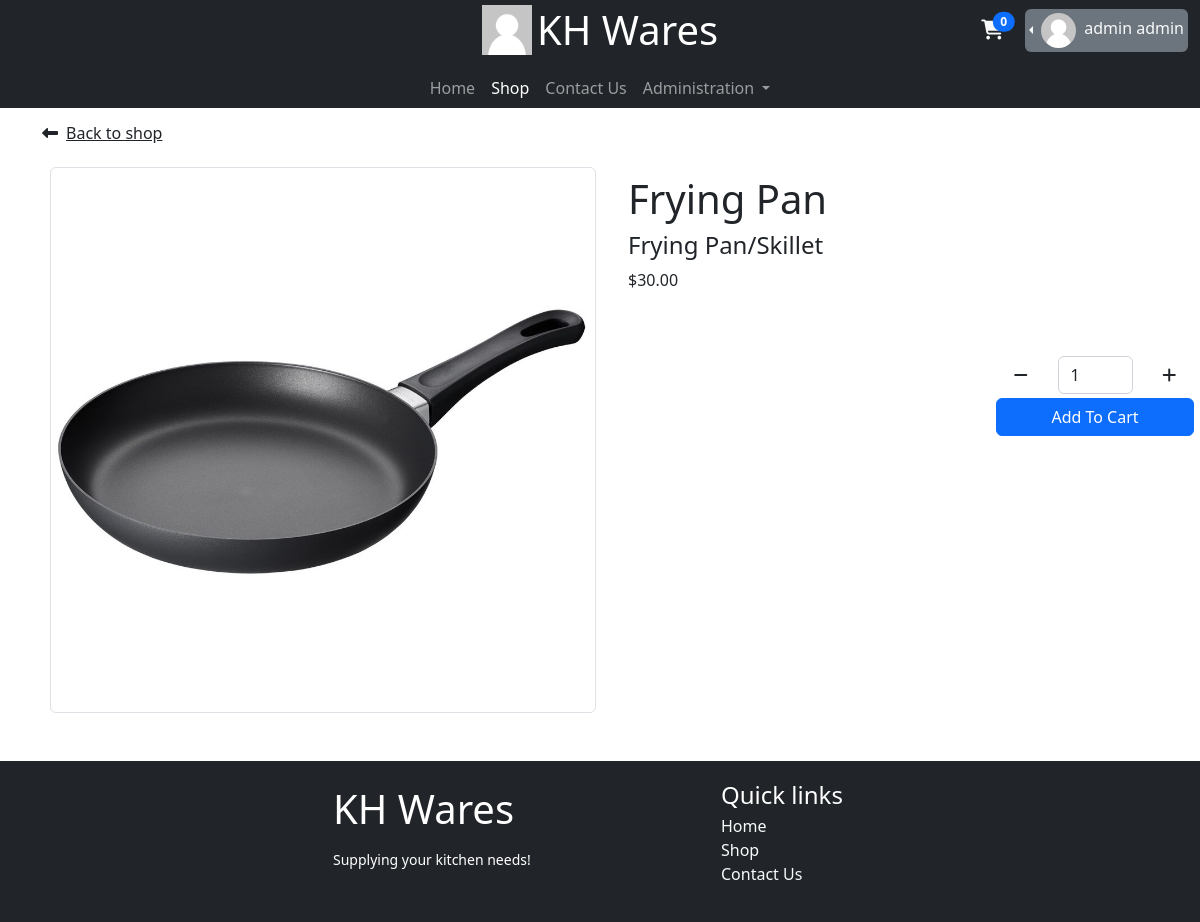
Screenshot of /Store/item/1/ (signed in) with the database file from the repository.
### database_models/UserDBModel.py (models this page shows, shortened)
class User(db.Model, UserMixin):
    id = db.Column(db.Integer, primary_key=True)
    username = db.Column(db.String, unique=True, nullable=False)
    email = db.Column(db.String, unique=True, nullable=False)
    password = db.Column(db.String, nullable=False)
    role = db.Column(db.Integer, default=0)  # 0 - User, 1 - Employee, 2 - Admin
    cart = db.relationship("Cart", backref="user", uselist=False)
    order = db.relationship("Order", backref="user")
    f_name = db.Column(db.String, nullable=False)
    l_name = db.Column(db.String, nullable=False)
    reset_token = db.Column(db.String)
    profile_pic = db.Column(db.String, default="default.png")
    date_created = db.Column(db.DateTime(), default=func.now())
    totp_secret = db.Column(db.String)

### database_models/CartDBModel.py (models this page shows)
class Item(db.Model):
    id = db.Column(db.Integer, primary_key=True)
    cart_items = db.relationship("Cart_Item",backref="item")
    orders = db.relationship("Order_Item",backref="item")
    name = db.Column(db.String,nullable=False)
    price = db.Column(db.Float,nullable=False)
    description = db.Column(db.String)
    quantity = db.Column(db.Integer, nullable=False, default=0)
    images = db.Column(db.PickleType,default=[])
    category = db.Column(db.String)

### routes/store.py (the view)
@blueprint.route("/Store/item/<id>/")
def itempage(id):
    item = Item.query.filter_by(id=id).first()
    if item:
        return render_template("inventory/itempage.html", item=item)
    else:
        helper_functions.flash_error("Item does not exist")
        return redirect(url_for("Store.displayitem"))

### app.py (called while the page is built)
@login_manager.user_loader
def user_loader(id):
    user = User.query.filter_by(id=id).first()
    return user

### templates/inventory/itempage.html (shortened to what this page needs)
{% extends 'base.html' %}
{% set active_page = "Shop" %}
{% block main %}
<div class="container">
	<div>
		<h6 class="my-3	"><a href="{{ url_for('Store.displayitem') }}" class="text-body">
			<i class="fas fa-long-arrow-alt-left me-2"></i>Back to shop</a>
		</h6>
	</div>
	<div class="row mb-5">
		<div class="col-xl-6 col-lg-12">
			<img src="{{ url_for('static', filename='items/' + item.images[0] )}}" alt=""
				class="rounded d-block mt-2 ms-2 img-fluid img-thumbnail">
		</div>
		<div class="col-xl-6 col-lg-12 position-relative">
            <div class="mt-3 ms-3">
                <h1>{{ item.name }}</h1>
                <h4>{{ item.description }}</h4>
                <p>{{ "$%.2f"|format(item.price) }}</p>
            </div>
			<form action="{{ url_for('cart.add_to_cart',id=item.id) }}" method="post" class="position-absolute bottom-50 w-100">
				<div class="row justify-content-end">
					<div class="col-1 text-center px-0">
						<button class="btn" type="button"><i class="fa-solid fa-minus" onclick="(function(){document.querySelector('#item-quantity').stepDown();})()"></i></button>
					</div>
					<div class="col-2 text-center">
						<input type="number" readonly class="float-end form-control w-100" min="1" max="99" value="1" name="quantity" id="item-quantity">
					</div>
					<div class="col-1 text-center px-0">
						<button class="btn" type="button" onclick="(function() { document.querySelector('#item-quantity').stepUp(); document.querySelector('#item-quantity').stepUp() })()"><i class="fa-solid fa-plus"></i></button>
					</div>
				</div>
				<div class="row justify-content-end mt-1">
					<div class="col-4 px-0">
						<button type="submit" class="btn btn-primary float-end w-100 px-0 add-to-cart" value="{{ item.id }}">Add To Cart</button>
					</div>
				</div>
			</form>
		</div>
	</div>
</div>
{% endblock %}

### templates/includes/navbar-2.html (shortened to what this page needs)
<nav class="navbar navbar-expand-lg navbar-dark bg-dark py-0">
    <div class="container-fluid d-block">
        <div class="row justify-content-center">
                <a class="col-sm-12 col-md-12 col-lg-4 text-center offset-lg-4 navbar-brand" href="{{ '#' if active_page == 'index' else url_for('index.index') }}">
                    <img src="{{ url_for('static', filename='profiles/default.png') }}" alt="" width="50" height="50" class="d-inline" >
                    <h1 class="d-inline m-0 align-middle">KH Wares</h1>
                </a>
                <div class="col-auto ms-auto my-auto">
                    {% if not current_user.is_authenticated %}
                        <a href="{{ url_for('crud.login' )}}" class="btn btn-primary align-middle" role="button">Login</a>
                        <a href="{{ url_for('crud.signup' )}}" class="btn btn-secondary align-middle" role="button">Sign Up</a>
                    {% else %}
                        <div>
                            <div class="d-inline-block me-1">
                                <a href="{{ url_for('cart.read_cart') }}" class="btn">
                                    <span class="position-relative top-0 start-100 translate-middle badge rounded-pill bg-primary" id="cart_badge">{{ current_user.cart.cart_items | length }}</span>
                                    <i class="fa-solid fa-cart-shopping text-light fa-lg"></i>
                                </a>
                            </div>
                            <div class="dropstart bg-secondary text-light p-1 rounded mt-auto d-inline-block">
                                <div class="dropdown-toggle" role="button" id="dropdownMenuLink" data-bs-toggle="dropdown">
                                    <img  src="{{url_for('static', filename='profiles/' + current_user.profile_pic)}}" height="35px" width="35px" class="rounded-circle me-1">
                                    <span class="text-light d-lg-inline-block d-none">{{ current_user.f_name }} {{ current_user.l_name }}</span>
                                </div>
                            </div>
                        </div>
                    {% endif %}
                </div>
                <div class="row pe-0">
                </div>
        </div>
        <div class="row justify-content-center">
            <div class="col-4 text-center">
                <div class="collapse navbar-collapse" id="navbarSupportedContent">
                    <ul class="navbar-nav mx-auto mb-2 mb-lg-0">
                    <li class="nav-item">
                        <a class="nav-link {{ 'active' if active_page == 'index' else '' }}" aria-current="page" href="{{ '#' if active_page == 'index' else url_for('index.index') }}">Home</a>
                    </li>
                    <li class="nav-item">
                        <a class="nav-link {{ 'active' if active_page == 'Shop' else '' }}" href="{{ url_for('Store.displayitem' )}}">Shop</a>
                    </li>
                    <li class="nav-item">
                        <a class="nav-link {{ 'active' if active_page == 'contact' else '' }}" href="{{ url_for('contact.contact_us_page') }}">Contact Us</a>
                    </li>
                    {% if current_user.is_authenticated and current_user.role >=1 %}
                        <li class="nav-item dropdown">
                            <a class="nav-link dropdown-toggle {{ 'active' if active_page == 'admin' else '' }}" href="#" id="AdminNavbarDropdown" role="button" data-bs-toggle="dropdown" aria-expanded="false">
                                Administration
                            </a>
                        </li>
                    {% endif %}
                    </ul>
                </div>
            </div>
        </div>
    </div>
  </nav>

### rows the page displays
User: profile_pic (placeholder picture), f_name "admin", l_name "admin"
Item: name "Frying Pan", description "Frying Pan/Skillet", price "$30.00"

### other values shown
{{ current_user.cart.cart_items | length }} "0"
